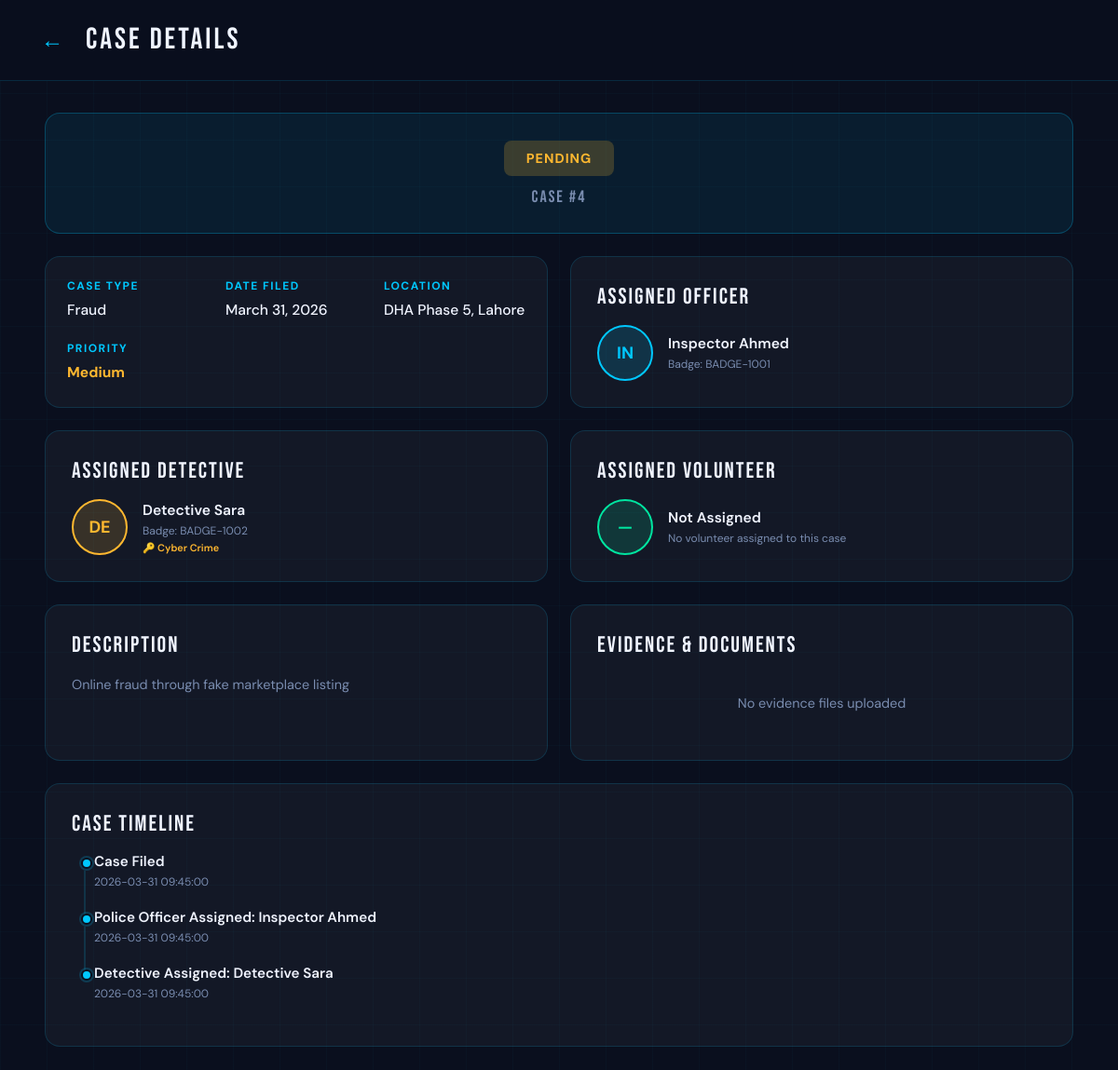
The app's page /case_detail/4, older data.
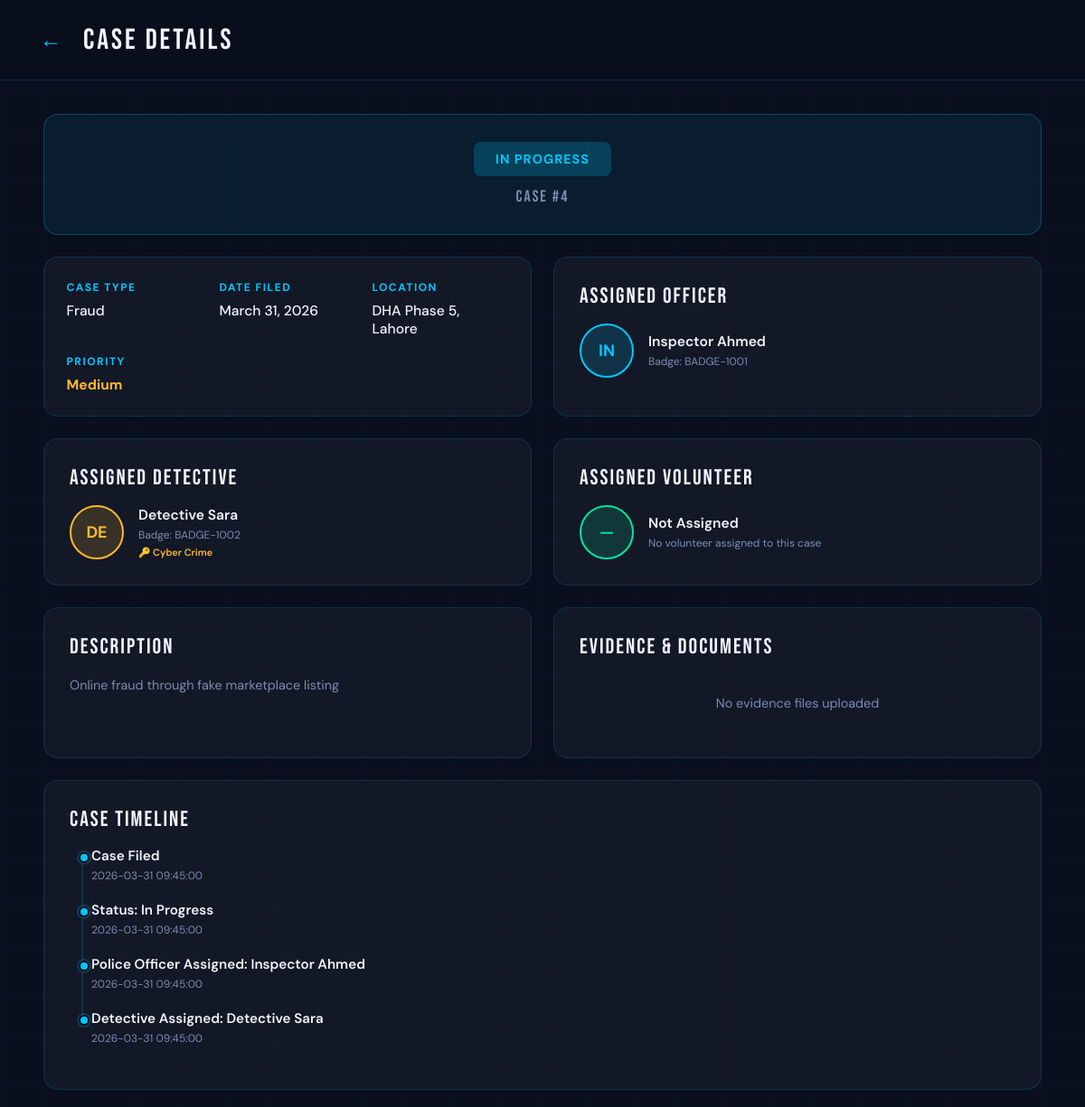
The same page, newer data.
### tables this page shows
CREATE TABLE Complaints (
    complaint_id INTEGER PRIMARY KEY AUTOINCREMENT,
    user_id INTEGER,
    category_id INTEGER,
    description TEXT NOT NULL,
    location TEXT NOT NULL,
    status TEXT DEFAULT 'Pending' CHECK(status IN ('Pending','In Progress','Resolved')),
    created_at DATETIME DEFAULT CURRENT_TIMESTAMP,

    FOREIGN KEY (user_id) REFERENCES Citizens(citizen_id),
    FOREIGN KEY (category_id) REFERENCES CrimeCategories(category_id)
);

CREATE TABLE Cases (
    case_id INTEGER PRIMARY KEY AUTOINCREMENT,
    complaint_id INTEGER UNIQUE,
    assigned_police_id INTEGER,
    assigned_detective_id INTEGER,
    assigned_volunteer_id INTEGER,
    priority TEXT DEFAULT 'Medium' CHECK(priority IN ('High','Medium','Low')),
    notes TEXT,
    last_updated DATETIME DEFAULT CURRENT_TIMESTAMP,

    FOREIGN KEY (complaint_id) REFERENCES Complaints(complaint_id),
    FOREIGN KEY (assigned_police_id) REFERENCES AuthorizedPersonnel(personnel_id),
    FOREIGN KEY (assigned_detective_id) REFERENCES AuthorizedPersonnel(personnel_id),
    FOREIGN KEY (assigned_volunteer_id) REFERENCES AuthorizedPersonnel(personnel_id)
);

### app.py (the view)
@app.route('/case_detail/<int:case_id>')
def case_detail(case_id):
    db = get_db_connection()
    is_assigned = request.args.get('assigned') == '1'
    is_detective = request.args.get('detective') == '1'
    case = db.execute('''
        SELECT c.complaint_id, cc.name as category_name, c.description,
               c.location, c.status, c.created_at,
               cs.priority, cs.notes,
               ap_police.name as officer_name,
               ap_police.badge_number as officer_badge,
               ap_detective.name as detective_name,
               ap_detective.badge_number as detective_badge,
               det.specialization as detective_specialization,
               vol.full_name as volunteer_name
        FROM Complaints c
        JOIN CrimeCategories cc ON c.category_id = cc.category_id
        LEFT JOIN Cases cs ON c.complaint_id = cs.complaint_id
        LEFT JOIN AuthorizedPersonnel ap_police ON cs.assigned_police_id = ap_police.personnel_id
        LEFT JOIN AuthorizedPersonnel ap_detective ON cs.assigned_detective_id = ap_detective.personnel_id
        LEFT JOIN Detectives det ON ap_detective.personnel_id = det.personnel_id
        LEFT JOIN Citizens vol ON cs.assigned_volunteer_id = vol.citizen_id
        WHERE c.complaint_id = ?
    ''', (case_id,)).fetchone()
    evidence_files = []
    if case:
        evidence = db.execute('''
            SELECT file_url
            FROM Evidence
            WHERE complaint_id = ?
        ''', (case_id,)).fetchall()
        for e in evidence:
            filename = e['file_url'].split('/')[-1] if e['file_url'] else 'Unknown file'
            evidence_files.append({
                'name': filename,
                'url': e['file_url']
            })
    timeline = []
    if case:
        timeline.append({
            'event': 'Case Filed',
            'date': case['created_at']
        })
        if case['status'] != 'Pending' and case['status']:
            timeline.append({
                'event': f"Status: {case['status']}",
                'date': case['created_at']
            })
        if case['officer_name']:
            timeline.append({
                'event': f"Police Officer Assigned: {case['officer_name']}",
                'date': case['created_at']
            })
        if case['detective_name']:
            timeline.append({
                'event': f"Detective Assigned: {case['detective_name']}",
                'date': case['created_at']
            })
        if case['volunteer_name']:
            timeline.append({
                'event': f"Volunteer Assigned: {case['volunteer_name']}",
                'date': case['created_at']
            })
    db.close()
    if not case:
        flash('Case not found', 'error')
        return redirect(url_for('case_tracking'))
    case_dict = dict(case)
    case_dict['evidence_files'] = evidence_files
    case_dict['timeline'] = timeline
    if case_dict['created_at']:
        try:
            dt = datetime.strptime(case_dict['created_at'], '%Y-%m-%d %H:%M:%S')
            case_dict['date_filed'] = dt.strftime('%B %d, %Y')
        except:
            case_dict['date_filed'] = case_dict['created_at']
    return render_template('case_detail.html', case=case_dict, is_assigned=is_assigned, is_detective=is_detective)

### app.py (called while the page is built)
def get_db_connection():
    conn = sqlite3.connect(DATABASE, timeout=10)
    conn.row_factory = sqlite3.Row
    return conn

### templates/case_detail.html (shortened to what the changed rows need)
<!DOCTYPE html>
<html lang="en">
<head>
</head>
<body>
  <div class="app-container">
    <div class="app-content">
      <div class="content">
        {% if case %}
        <div class="detail-grid">
          <div class="status-banner">
            <div class="status-badge {% if case.status == 'Pending' %}sb-pending{% elif case.status == 'In Progress' %}sb-progress{% elif case.status == 'Resolved' %}sb-resolved{% else %}sb-progress{% endif %}">
              {{ case.status if case.status else 'In Progress' }}
            </div>
            <div class="status-case-num">CASE #{{ case.complaint_id }}</div>
          </div>
          <div class="info-grid">
            <div class="info-item">
              <div class="info-label">Case Type</div>
              <div class="info-value">{{ case.category_name if case.category_name else 'Not specified' }}</div>
            </div>
            <div class="info-item">
              <div class="info-label">Date Filed</div>
              <div class="info-value">{{ case.date_filed if case.date_filed else case.created_at if case.created_at else 'Not specified' }}</div>
            </div>
            <div class="info-item">
              <div class="info-label">Location</div>
              <div class="info-value">{{ case.location if case.location else 'Not specified' }}</div>
            </div>
            <div class="info-item">
              <div class="info-label">Priority</div>
              <div class="info-value highlight">{{ case.priority if case.priority else 'Medium' }}</div>
            </div>
          </div>
          <div class="block">
            <div class="block-title">Assigned Officer</div>
            {% if case.officer_name %}
            <div class="officer-row">
              <div class="officer-avatar">{{ case.officer_name[:2].upper() if case.officer_name|length >= 2 else case.officer_name[0].upper() }}</div>
              <div>
                <div class="officer-name">{{ case.officer_name }}</div>
                <div class="officer-badge">Badge: {{ case.officer_badge if case.officer_badge else 'N/A' }}</div>
              </div>
            </div>
            {% endif %}
          </div>
          <div class="block">
            <div class="block-title">Assigned Detective</div>
            {% if case.detective_name %}
            <div class="officer-row">
              <div class="officer-avatar detective-avatar">{{ case.detective_name[:2].upper() if case.detective_name|length >= 2 else case.detective_name[0].upper() }}</div>
              <div>
                <div class="officer-name">{{ case.detective_name }}</div>
                <div class="officer-badge">Badge: {{ case.detective_badge if case.detective_badge else 'N/A' }}</div>
                {% if case.detective_specialization %}
                <div class="officer-sub">🔑 {{ case.detective_specialization }}</div>
                {% endif %}
              </div>
            </div>
            {% endif %}
          </div>
          <div class="block">
            <div class="block-title">Assigned Volunteer</div>
            {% if case.volunteer_name %}
            <div class="officer-row">
              <div class="officer-avatar volunteer-avatar">{{ case.volunteer_name[:2].upper() if case.volunteer_name|length >= 2 else case.volunteer_name[0].upper() }}</div>
              <div>
                <div class="officer-name">{{ case.volunteer_name }}</div>
                <div class="officer-badge">Community Volunteer</div>
              </div>
            </div>
            {% else %}
            <div class="officer-row">
              <div class="officer-avatar volunteer-avatar">—</div>
              <div>
                <div class="officer-name">Not Assigned</div>
                <div class="officer-badge">No volunteer assigned to this case</div>
              </div>
            </div>
            {% endif %}
          </div>
          <div class="block">
            <div class="block-title">Description</div>
            <div class="block-text">{{ case.description if case.description else 'No description provided' }}</div>
          </div>
          <div class="block">
            <div class="block-title">Evidence & Documents</div>
            {% if case.evidence_files %}
              {% for file in case.evidence_files %}
              <div class="evidence-item">
                <span class="evidence-icon">📎</span>
                <div>
                  <div class="evidence-name">{{ file.name }}</div>
                  <div class="evidence-size">Uploaded file</div>
                </div>
              </div>
              {% endfor %}
            {% else %}
              <div class="block-text" style="text-align:center;padding:20px;">No evidence files uploaded</div>
            {% endif %}
          </div>
          <div class="block block-full">
            <div class="block-title">Case Timeline</div>
            <div class="timeline">
              {% if case.timeline %}
                {% for event in case.timeline %}
                <div class="tl-item">
                  <div class="tl-event">{{ event.event }}</div>
                  <div class="tl-date">{{ event.date }}</div>
                </div>
                {% endfor %}
              {% endif %}
            </div>
          </div>
        </div>
        {% endif %}
      </div>
    </div>
  </div>
</body>
</html>

Row changes from the older to the newer data that the page shows:
changed Complaints "DHA Phase 5, Lahore": status "PENDING" → "IN PROGRESS"
now on one of the page's lists (row unchanged): Cases: date "2026-03-31 09:45:00"
computed for Cases "Medium": event "Police Officer Assigned: Inspector Ahmed" → "Status: In Progress"; event "Detective Assigned: Detective Sara" → "Police Officer Assigned: Inspector Ahmed"
